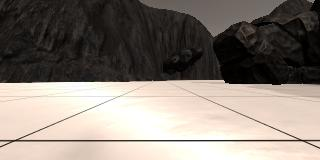
#> input picture calibration_images/example_grid1.jpg, 320 x 160 px, found by its file name; the run also reads 1 picture not shown here
$ jupyter execute --allow-errors Project1.ipynb   (shell and % lines are left out)   (older library calls are emulated)
#> lines starting #> are read from the running program, lines starting #| are printed output that depends on the picture; after the words box and inside, x2 and y2 are one past the last pixel; in counts of white or black regions, pixels touching at a corner belong together; long printed decimals are rounded
# Rover Project Test Notebook

### <span style="color:blue"> Table of Content: </span>

<a href='#1'>1. Project Notes </a>

<a href='#2'>2. Import required Python Libraries </a>

<a href='#3'>3. Prespective Transformation </a>

<a href='#4'>4. Color Thresholding </a>

<a href='#5'>5. Thresholding of Warped Images </a>

<a href='#6'>6. Coordinates Transformation </a>

<a href='#7'>7. Create Data Container Class </a>

<a href='#8'>8. Process_Image Function </a>

<a href='#9'>9. Make a video from processed image data </a>

<a href='#10'>10. Play Video </a>

## 1.  <span style="color:blue"> Project Notes: </span><a id='1'></a>

* Simulator Selected Screen Resolution: 1024 x 640
* Simulator Graphics Quality: Good

## 2. <span style="color:blue"> Import required Python Libraries </span><a id='2'></a>

[cell 1]

# required imports
import numpy as np                       # For array maths
import matplotlib.pyplot as plt          # For ploting results
import matplotlib.image as mpimg         # For images reading
import cv2                               # OpenCV for perspective transform
import glob                              # For reading in a list of images from a folder
import pandas as pd                      # For reading csv file as a dataframe
import imageio                           # For reading image and video.
#> (the rest of this cell did not finish here and is left out)

## 3. <span style="color:blue"> Prespective Transformation </span><a id='3'></a>

[cell 2]
# Read Calibration Data and show sample

example_grid = '../calibration_images/example_grid1.jpg'
example_rock = '../calibration_images/example_rock1.jpg'

grid_img = mpimg.imread(example_grid)       # get grid example
#> grid_img is the input picture: shape (160, 320, 3); mean R, G, B 135.1, 126.3, 118.3
rock_img = mpimg.imread(example_rock)       # get rock example
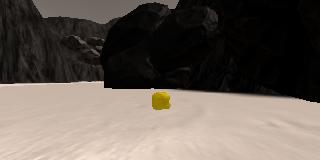
#> input picture calibration_images/example_rock1.jpg, 320 x 160 px, found by its file name
#> rock_img is the input picture: shape (160, 320, 3); mean R, G, B 102.3, 93, 85.2


# define prespecive transformation function

def perspect_transform(img, src, dst):

    M = cv2.getPerspectiveTransform(src, dst)  # Get transform matrix using src and dst boxes
    warped = cv2.warpPerspective(img,          # Warp image keep same size as input image
                                 M,
                                 (img.shape[1], img.shape[0]))


    return warped

# Defined to warp the image to a grid where each 10x10 pixel square represents 1 square meter

hs_size = 10/2             # half the size of one square
b_ofst  = 6                # bottom offset to account for distance from rover edge to 1st camera visiable point
x_cntr  = grid_img.shape[1]/2 # center of the image x axis
#> x_cntr = 160
y_end   = grid_img.shape[0]   # end of y or bottom of image
#> y_end = 160

src = np.float32([
                 [14, 140],      # Left Bottom
                 [301 ,140],     # Right Bottom
                 [200, 96],      # Right Top
                 [118, 96]       # Left Top
                 ])              # above data captured from grid calibration image.

dst = np.float32([
                 [x_cntr - hs_size, y_end - b_ofst],             # Left Bottom
                 [x_cntr + hs_size, y_end - b_ofst],             # Right Bottom
                 [x_cntr + hs_size, y_end - 2*hs_size - b_ofst], # Right Top
                 [x_cntr - hs_size, y_end - 2*hs_size - b_ofst], # Left Top
                 ])


# warp images using defined src and dst boxes

navi_w = perspect_transform(grid_img, src, dst) #warp the navi/obst image
rock_w = perspect_transform(rock_img, src, dst) #warp the rock image

# Display images

f, ax = plt.subplots(2, 2, figsize=(24,12))

ax[0,0].imshow(grid_img)
ax[0,0].set_title('Grid Sample', fontsize=20)

ax[0,1].imshow(rock_img)
ax[0,1].set_title('Rock Sample', fontsize=20)

ax[1,0].imshow(navi_w)
ax[1,0].set_title('Grid Warped', fontsize=20)

ax[1,1].imshow(rock_w)
ax[1,1].set_title('Rock Warped', fontsize=20)

plt.subplots_adjust(wspace=0.1)
plt.show()

# write images for project report
imageio.imwrite('../output/grid_img.jpg', grid_img)
imageio.imwrite('../output/rock_img.jpg', rock_img)
imageio.imwrite('../output/navi_w.jpg', navi_w)
imageio.imwrite('../output/rock_w.jpg', rock_w)

## 4. <span style="color:blue"> Color Thresholding </span><a id='4'></a>

[cell 3]
# read all images from test data set folder
path = '../test_dataset/IMG/*'                # path to recorded images
img_list = glob.glob(path)                    # read all images to a glob object

idx = np.random.randint(0, len(img_list)-1)   # Pick on random image
sample_img = mpimg.imread(img_list[idx])
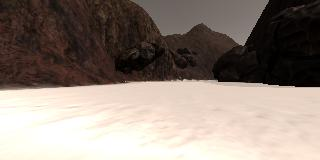
#> input picture test_dataset/IMG/robocam_2017_05_02_11_16_21_421.jpg, 320 x 160 px
#> sample_img is the input picture: shape (160, 320, 3); mean R, G, B 142.2, 129.8, 121


# Define a function to threshold warped image and show navigable/obstacles areas
def navi_thresh(img):

    # Threshold of RGB > 160 does a nice job of identifying ground pixels only
    rgb_thr=(160,160,160)

    # mask will contain a boolean array with "True" for each pixel above threshold
    mask = (img[:,:,0] > rgb_thr[0]) \
         & (img[:,:,1] > rgb_thr[1]) \
         & (img[:,:,2] > rgb_thr[2])
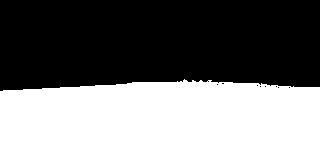
#> mask: shape (160, 320) bool; 46.9% white; 1 white region, box (x1, y1, x2, y2) and area: (0, 79, 320, 160) 24032

    # Create an array of zeros same xy size as img, but single channel
    # Index the array with the mask and set to 1
    navi = np.zeros_like(img[:,:,0])
    navi[mask] = 1

    navi[:int(img.shape[0]*.5),:]=0 # clip upper 50% to improve fidelity

    # Create an array of ones same xy size as img, but single channel
    # Index the array with the mask and set to 0
    obst = np.ones_like(img[:,:,0])
    obst[mask] = 0

    return navi,obst                        # Return both images


# Define a function to threshold rock calibration image and isolate the rock.
def rock_thresh(img):

    hsv_img=cv2.cvtColor(img, cv2.COLOR_BGR2HSV)

    lower = np.array([0,200,100])
    upper = np.array([179,255,255])

    rock_t = cv2.inRange(hsv_img, lower, upper)

    return rock_t


# test thresholding functions on sample images
navi_t,obst_t = navi_thresh(sample_img)  # Threshold warped image to show both navigable and obstcales areas
#> navi_t: shape (160, 320); values 0 (black) and 1 (white), 46.9% white; 1 white region, box (x1, y1, x2, y2) and area: (0, 80, 320, 160) 24031
rock_t        = rock_thresh(rock_img)           # Threshold calibration image to isolate the rock
#> in rock_thresh, `hsv_img=cv2.cvtColor(img, cv2.COLOR_BGR2HSV)`: hsv_img: shape (160, 320, 3); mean H, S, V 87.1, 59.9, 102.3
#> in rock_thresh, `rock_t = cv2.inRange(hsv_img, lower, upper)`: rock_t: shape (160, 320); 0.45% white; 1 white region, box (x1, y1, x2, y2) and area: (152, 93, 170, 109) 230

# Display the three threshold images

f, ax = plt.subplots(3, 2, figsize=(20,15))
ax[0,0].imshow(sample_img)
ax[0,0].set_title('Sample Image', fontsize=20)

ax[0,1].imshow(navi_t,cmap='gray')
ax[0,1].set_title('Navigable Area Threshold', fontsize=20)

ax[1,0].imshow(sample_img)
ax[1,0].set_title('Sample Image', fontsize=20)

ax[1,1].imshow(obst_t,cmap='gray')
ax[1,1].set_title('Obstacles Area Threshold', fontsize=20)

ax[2,0].imshow(rock_img)
ax[2,0].set_title('Rock Image', fontsize=20)

ax[2,1].imshow(rock_t,cmap='gray')
ax[2,1].set_title('Rock Threshold', fontsize=20)

plt.subplots_adjust(wspace=0.1)
plt.show()

# write images for project report
imageio.imwrite('../output/sample_img.jpg',sample_img)
imageio.imwrite('../output/rock_img.jpg',rock_img)
imageio.imwrite('../output/navi_t.jpg', navi_t*255)
imageio.imwrite('../output/obst_t.jpg', obst_t*255)
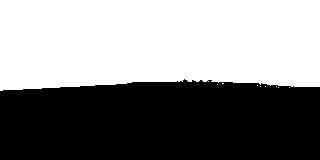
#> saved as obst_t.jpg: shape (160, 320); min 0, max 255, mean 135.3
imageio.imwrite('../output/rock_t.jpg', rock_t*255)

## 5. <span style="color:blue"> Thresholding of Warped Images </span><a id='5'></a>

[cell 4]
# test thresholding functions on wraped images

navi_wt,obst_wt = navi_thresh(navi_w)  # Threshold warped image to show both navigable and obstcales areas
#> in navi_thresh (call 2), `mask = (img[:,:,0] > rgb_thr[0]) \ & (img[:,:,1] > rgb_thr[1]) \ & (im..`: mask: shape (160, 320) bool; 20.2% white; 1 white region, box (x1, y1, x2, y2) and area: (80, 0, 248, 154) 10338
#> navi_wt: shape (160, 320); values 0 (black) and 1 (white), 11.7% white; 1 white region, box (x1, y1, x2, y2) and area: (80, 80, 214, 154) 6012
rock_wt         = rock_thresh(rock_w)  # Threshold calibration image to isolate the rock
#> in rock_thresh (call 2), `hsv_img=cv2.cvtColor(img, cv2.COLOR_BGR2HSV)`: hsv_img: shape (160, 320, 3); mean H, S, V 52.1, 68.4, 19.3
#> in rock_thresh (call 2), `rock_t = cv2.inRange(hsv_img, lower, upper)`: rock_t: shape (160, 320); 0.02% white in thin lines or dots, all inside (x1, y1, x2, y2) = (160, 141, 162, 150)

# Display the three threshold images

f, (ax1,ax2,ax3) = plt.subplots(1, 3, figsize=(24,12))

ax1.imshow(navi_wt,cmap='gray')
ax1.set_title('Navigable Area', fontsize=20)

ax2.imshow(obst_wt,cmap='gray')
ax2.set_title('Obstacles Area', fontsize=20)

ax3.imshow(rock_wt, cmap='gray')
ax3.set_title('Rock area', fontsize=20)

plt.subplots_adjust(wspace=0.1)
plt.show()

# write images for project report
imageio.imwrite('../output/navi_wt.jpg',navi_wt*255)
imageio.imwrite('../output/obst_wt.jpg',obst_wt*255)
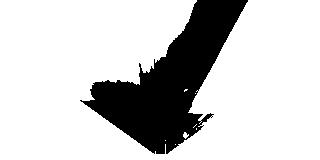
#> saved as obst_wt.jpg: shape (160, 320); min 0, max 255, mean 203.5
imageio.imwrite('../output/rock_wt.jpg',rock_wt*255)

## 6. <span style="color:blue"> Coordinates Transformation </span><a id='6'></a>
### 6.1 Coordinate Transformations Functions

[cell 5]
# Define a function to convert from image coords to rover coords
def rover_coords(binary_img):
    # Identify nonzero pixels
    ypos, xpos = binary_img.nonzero()
    # Calculate pixel positions with reference to the rover position being at the
    # center bottom of the image.
    x_pixel = -(ypos - binary_img.shape[0]).astype(np.float)
    y_pixel = -(xpos - binary_img.shape[1]/2 ).astype(np.float)
    return x_pixel, y_pixel

# Define a function to convert to radial coords in rover space
def to_polar_coords(x_pixel, y_pixel):
    # Convert (x_pixel, y_pixel) to (distance, angle)
    # in polar coordinates in rover space
    # Calculate distance to each pixel
    dist = np.sqrt(x_pixel**2 + y_pixel**2)
    # Calculate angle away from vertical for each pixel
    angles = np.arctan2(y_pixel, x_pixel)
    return dist, angles

# Define a function to map rover space pixels to world space
def rotate_pix(xpix, ypix, yaw):
    # Convert yaw to radians
    yaw_rad = yaw * np.pi / 180
    xpix_rotated = (xpix * np.cos(yaw_rad)) - (ypix * np.sin(yaw_rad))

    ypix_rotated = (xpix * np.sin(yaw_rad)) + (ypix * np.cos(yaw_rad))
    # Return the result
    return xpix_rotated, ypix_rotated

def translate_pix(xpix_rot, ypix_rot, xpos, ypos, scale):
    # Apply a scaling and a translation
    xpix_translated = (xpix_rot / scale) + xpos
    ypix_translated = (ypix_rot / scale) + ypos
    # Return the result
    return xpix_translated, ypix_translated


# Define a function to apply rotation and translation (and clipping)
# Once you define the two functions above this function should work
def pix_to_world(xpix, ypix, xpos, ypos, yaw, world_size, scale):
    # Apply rotation
    xpix_rot, ypix_rot = rotate_pix(xpix, ypix, yaw)
    # Apply translation
    xpix_tran, ypix_tran = translate_pix(xpix_rot, ypix_rot, xpos, ypos, scale)
    # Perform rotation, translation and clipping all at once
    x_pix_world = np.clip(np.int_(xpix_tran), 0, world_size - 1)
    y_pix_world = np.clip(np.int_(ypix_tran), 0, world_size - 1)
    # Return the result
    return x_pix_world, y_pix_world

### 6.2 Test Transformations Functions: rover_coords() and to_polar_coords()

[cell 6]
# Grab another random image
idx = np.random.randint(0, len(img_list)-1)
navi_img = mpimg.imread(img_list[idx])

# Transform images
navi_w = perspect_transform(navi_img, src, dst)
#> in perspect_transform (call 3), `warped = cv2.warpPerspective(img,`:
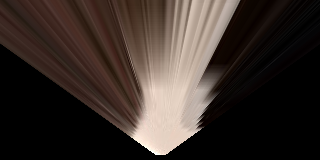
#> warped: shape (160, 320, 3); mean R, G, B 56.2, 46.2, 41
navi_t,obst_t = navi_thresh(navi_w)
#> in navi_thresh (call 3), `mask = (img[:,:,0] > rgb_thr[0]) \ & (img[:,:,1] > rgb_thr[1]) \ & (im..`: mask: shape (160, 320) bool; 10% white; 5 white regions (4 under 20 px), largest, box (x1, y1, x2, y2) and area: (131, 0, 231, 155) 5122
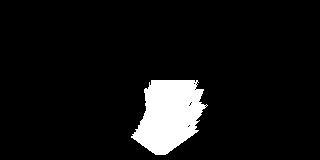
#> navi_t: shape (160, 320); values 0 (black) and 1 (white), 7.5% white; 1 white region, box (x1, y1, x2, y2) and area: (131, 80, 208, 155) 3833

# Calculate pixel values in rover-centric coords and distance/angle to all pixels
xpix, ypix = rover_coords(navi_t)
#> in rover_coords, `ypos, xpos = binary_img.nonzero()`: ypos = 3833 values from 80 to 154; xpos = 3833 values, max 207 at index 1396, min 131 at index 3147, mean 168.9
#> in rover_coords, `x_pixel = -(ypos - binary_img.shape[0]).astype(np.float)`: x_pixel = 3833 values, max 80 at index 0, min 6 at index 3822, mean 45.48
#> in rover_coords, `y_pixel = -(xpos - binary_img.shape[1]/2 ).astype(np.float)`: y_pixel = 3833 values, max 29 at index 3147, min -47 at index 1396, mean -8.88
#> xpix has the same summary as x_pixel in rover_coords; ypix has the same summary as y_pixel in rover_coords
dist, angles = to_polar_coords(xpix, ypix)
#> in to_polar_coords, `dist = np.sqrt(x_pixel**2 + y_pixel**2)`: dist = 3833 values, max 88.14 at index 45, min 6 at index 3827, mean 49.25
#> in to_polar_coords, `angles = np.arctan2(y_pixel, x_pixel)`: angles = 3833 values, max 0.9 at index 3207, min -0.91 at index 2963, mean -0.153
mean_dir = np.mean(angles)
#> mean_dir = -0.153
angle = np.clip(mean_dir*180/np.pi,-15,15)
#> angle = -8.78

print("dist =",dist[0:3])
#| dist = [80.505 80.399 80.306]
print("angles =",angles[0:3])
#| angles = [0.112 0.09967 0.08728]
print("mean_dir =",mean_dir)
#| mean_dir = -0.1533
print("Angle =",angle)
#| Angle = -8.785


# Show results
f,ax =  plt.subplots(2, 2, figsize=(24,12))

ax[0,0].set_title('Sample Image', fontsize=26)
ax[0,0].imshow(navi_img)

ax[0,1].set_title('Warped', fontsize=26)
ax[0,1].imshow(navi_w)

ax[1,0].set_title('Warped and Thresholded', fontsize=26)
ax[1,0].imshow(navi_t, cmap='gray')

ax[1,1].set_title('Rover-centric with angle', fontsize=26)
ax[1,1].plot(xpix, ypix, '.')

ax[1,1].set_xlim([0, 160])
ax[1,1].set_ylim([-160, 160])

arrow_length = 100
x_arrow = arrow_length * np.cos(mean_dir)
#> x_arrow = 98.83
y_arrow = arrow_length * np.sin(mean_dir)
#> y_arrow = -15.27

ax[1,1].arrow(0, 0, x_arrow, y_arrow, color='red', zorder=2, head_width=10, width=1)

# write images for project report
imageio.imwrite('../output/navi_rc.jpg',navi_wt) ########## TO DO
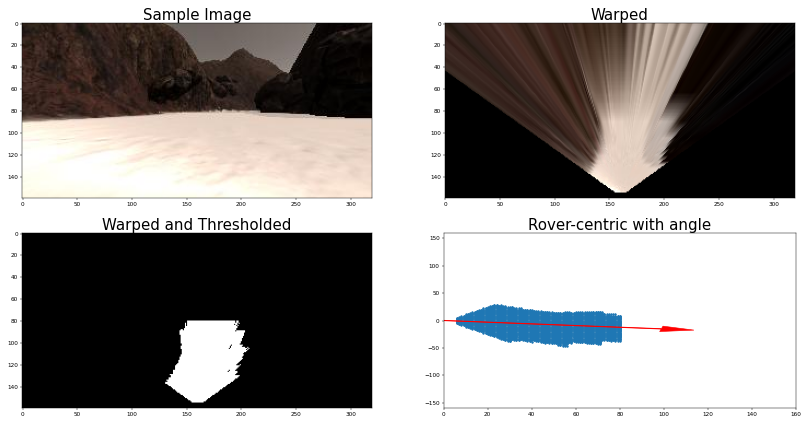
#> figure drawn by matplotlib, 4 panels

### 6.3. Test Transformations Functions: rotate_pix(), translate_pix(), and pix_to_world()

[cell 7]
# Rover yaw values will come as floats from 0 to 360
# Generate a random value in this range
# Note: you need to convert this to radians before adding to pixel_angles
rover_yaw = np.random.random(1)*360

# Generate a random rover position in world coords
# Position values will range from 20 to 180 to avoid the edges in a 200 x 200 pixel world
rover_xpos = np.random.random(1)*160 + 20
rover_ypos = np.random.random(1)*160 + 20

worldmap = np.zeros((200, 200))  # create empty image for use in testing
scale = 10                       # world map scale

# Note: Since we've chosen random numbers for yaw and position,
# multiple run of the code will result in different outputs each time.

print('Xpos =', rover_xpos, 'Ypos =', rover_ypos, 'Yaw =', rover_yaw)


# Get navigable pixel positions in world coords

x_world, y_world = pix_to_world(xpix, ypix,
                                rover_xpos, rover_ypos, rover_yaw,
                                worldmap.shape[0],
                                scale)
#> in rotate_pix, `xpix_rotated = (xpix * np.cos(yaw_rad)) - (ypix * np.sin(yaw_rad))`: xpix_rotated = 3833 values, max 23.32 at index 3207, min -57.81 at index 1396, mean -18.54
#> in rotate_pix, `ypix_rotated = (xpix * np.sin(yaw_rad)) + (ypix * np.cos(yaw_rad))`: ypix_rotated = 3833 values, max -4.77 at index 3832, min -80.05 at index 0, mean -42.46
#> in pix_to_world, `xpix_rot, ypix_rot = rotate_pix(xpix, ypix, yaw)`: xpix_rot has the same summary as xpix_rotated in rotate_pix; ypix_rot has the same summary as ypix_rotated in rotate_pix
#> in translate_pix, `xpix_translated = (xpix_rot / scale) + xpos`: xpix_translated = 3833 values, max 118.8 at index 3207, min 110.7 at index 1396, mean 114.6
#> in translate_pix, `ypix_translated = (ypix_rot / scale) + ypos`: ypix_translated = 3833 values, max 106.7 at index 3832, min 99.18 at index 0, mean 102.9
#> in pix_to_world, `xpix_tran, ypix_tran = translate_pix(xpix_rot, ypix_rot, xpos, ypos, s..`: xpix_tran has the same summary as xpix_translated in translate_pix; ypix_tran has the same summary as ypix_translated in translate_pix
#> in pix_to_world, `x_pix_world = np.clip(np.int_(xpix_tran), 0, world_size - 1)`: x_pix_world = 3833 values, max 118 at index 2716, min 110 at index 482, mean 114.1
#> in pix_to_world, `y_pix_world = np.clip(np.int_(ypix_tran), 0, world_size - 1)`: y_pix_world = 3833 values, max 106 at index 3594, min 99 at index 0, mean 102.4
#> x_world has the same summary as x_pix_world in pix_to_world; y_world has the same summary as y_pix_world in pix_to_world


# Add pixel positions to worldmap

worldmap[y_world, x_world] += 1
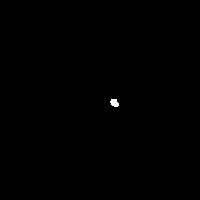
#> worldmap: shape (200, 200) float64; values 0 (black) and 1 (white), 0.14% white; 1 white region, box (x1, y1, x2, y2) and area: (110, 99, 119, 107) 54

# Show results

f, (ax1, ax2) = plt.subplots(1, 2, figsize=(14, 7))
f.tight_layout()

ax1.plot(xpix, ypix, '.')
ax1.set_title('Rover Space', fontsize=26)
ax1.set_ylim(-160, 160)
ax1.set_xlim(0, 160)
ax1.tick_params(labelsize=20)

ax2.imshow(worldmap, cmap='gray')
ax2.set_title('World Space', fontsize=26)
ax2.set_ylim(0, 200)
ax2.tick_params(labelsize=20)
ax2.set_xlim(0, 200)

plt.subplots_adjust(left=0.1, right=1, top=0.9, bottom=0.1)
plt.show()
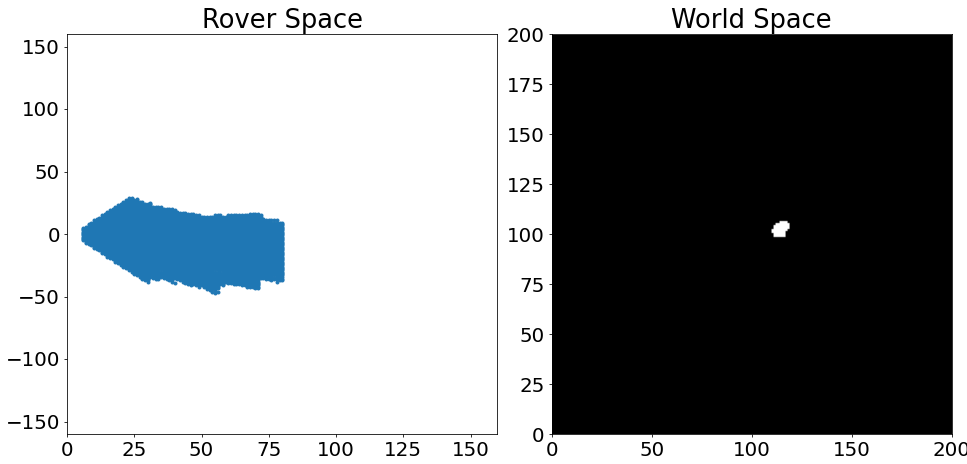
#> figure drawn by matplotlib, 2 panels

## 7. <span style="color:blue"> Create Data Container Class</span><a id='7'></a>

### 7.1 Read CSV file into a dataframe

CSV file generated from the Rover Simulator Recorder will be having the following data columns:

(Path, SteerAngle, Throttle, Brake, Speed, X_Position, Y_Position, Pitch, Yaw, Roll)

Number of rows will depend on how long the recording was done. for each row there will be on captured image in /IMG subfolder.

You can pick one of the following datasets:
#### rec1_dataset
#### rec2_dataset
#### test_dataset

[cell 8]
csv_path = '../rec2_dataset/robot_log.csv'            # path to CSV file

df = pd.read_csv(csv_path,delimiter=';',decimal='.')  # read all columns/rows into dataframe
#> (reads rec2_dataset/robot_log.csv from the repository)

print(df[0:3])                                        # show 1st 3 samples

### 7.3 Create a list of images pathnames

[cell 9]
csv_img_list = df["Path"].tolist()  # Create list of image pathnames

print(csv_img_list[0])              # Show 1st sample

### 7.2 Read Ground Truth Map and create a 3-Channel image from it

[cell 10]
map_path = '../calibration_images/map_bw.png'     # path to ground_truth image file

#> (the rest of this cell did not finish here and is left out)

### 7.3 Create Data Container Class

 Will create a data container class and populate it with saved data from csv file and Woldmap. Worldmap is instantiated as 200 x 200 grid corresponding to a 200m x 200m space (same size as the ground truth map: 200 x 200 pixels). This encompasses the full range of output position values in x and y from the sim.

[cell 11]
# define the class

class Databucket():
    def __init__(self):
        self.images = csv_img_list
#> self.images = 4018 items
        self.xpos = df["X_Position"].values
        self.ypos = df["Y_Position"].values
        self.yaw  = df["Yaw"].values
        self.pitch= df["Pitch"].values
        self.roll = df["Roll"].values
        self.sangl= df["SteerAngle"].values
        self.brake= df["Brake"].values
        self.throt= df["Throttle"].values
        self.speed= df["Speed"].values
        self.count = 0 # This will be a running index
        self.worldmap = np.zeros((200, 200, 3)).astype(np.float)
        self.ground_truth = ground_truth_3d # Ground truth worldmap


# Instantiate a Databucket()

#> (the rest of this cell did not finish here and is left out)
